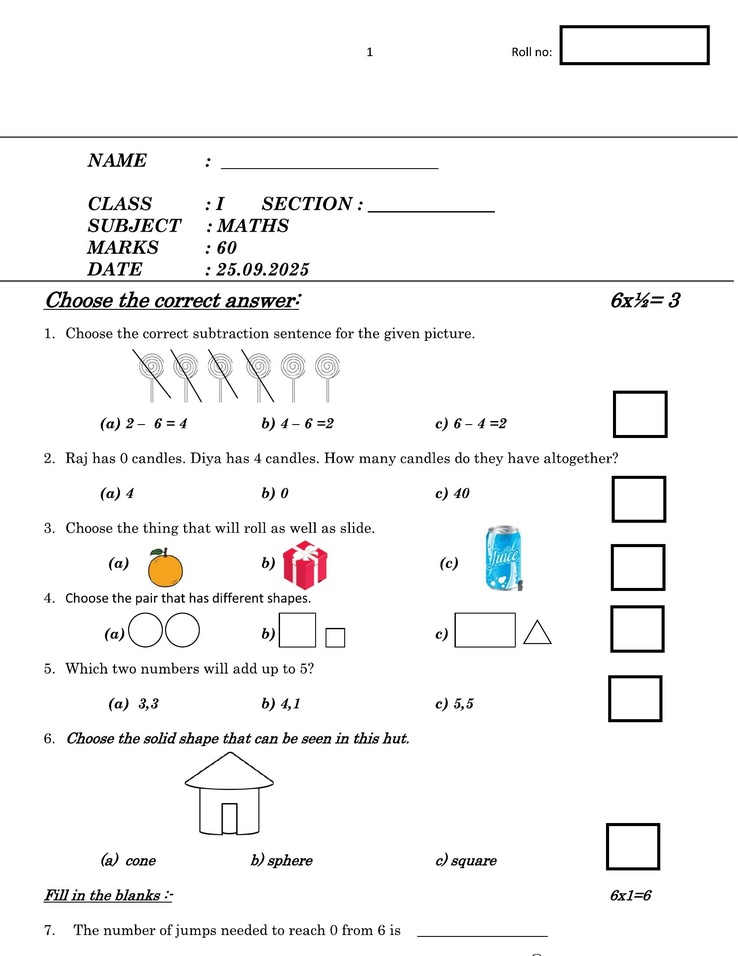
#> input picture Backend/data/1.jpg, 738 x 956 px, shrunk from 1700 x 2200 before the run, found by its file name
$ python 'Image preprocessing.py'
#> lines starting #> are read from the running program, lines starting #| are printed output that depends on the picture
# --- Auto Rotation Correction + Denoising + Enhancement (Strong Version) ---
import cv2
import numpy as np
from google.colab import files
from matplotlib import pyplot as plt

# Upload the test image
uploaded = files.upload()
#> the answer given: 1.jpg
image_path = list(uploaded.keys())[0]

# Load image and convert to grayscale
image = cv2.imread(image_path)
#> image is the input picture: shape (956, 738, 3); mean B, G, R 245.3, 245.3, 245.4
gray = cv2.cvtColor(image, cv2.COLOR_BGR2GRAY)

# --- 1. Noise Reduction ---
gray = cv2.fastNlMeansDenoising(gray, h=15)

# --- 2. Edge Detection ---
edges = cv2.Canny(gray, 50, 150)
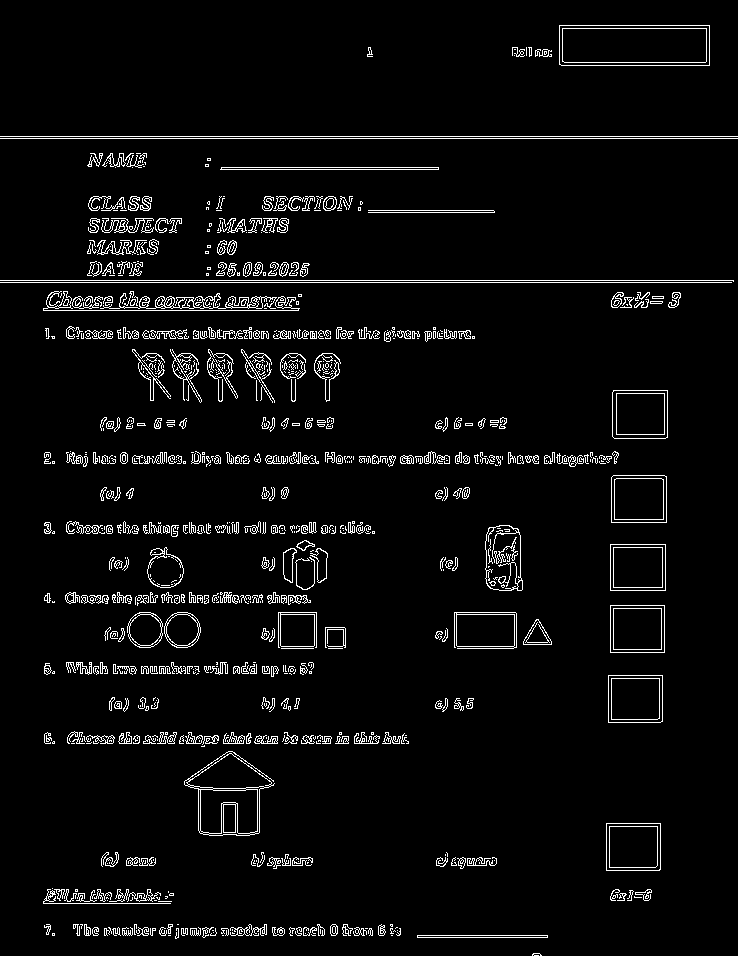
#> edges: shape (956, 738); 4.4% white in thin lines or dots

# --- 3. Use HoughLines + Angle Histogram for robust angle detection ---
lines = cv2.HoughLines(edges, 1, np.pi / 180, 120)
#> lines = 114 rows, first 8: [136, 1.57], [138, 1.57], [280, 1.57], [282, 1.57], [935, 1.57], [743, 1.57], [310, 1.57], [461, 1.57]
angles = []

if lines is not None:
    for rho, theta in lines[:, 0]:
        angle = np.degrees(theta)
        if angle > 180:
            angle -= 180
        if 45 < angle < 135:  # ignore near-verticals for upright documents
            angle -= 90
        if -45 < angle < 45:
            angles.append(angle)
#> this loop made 114 passes
#> (rho, theta, angle) on passes 1 to 12: (136, 1.57, 0), (138, 1.57, 0), (280, 1.57, 0), (282, 1.57, 0), (935, 1.57, 0), (743, 1.57, 0), (310, 1.57, 0), (461, 1.57, 0), (463, 1.57, 0), (338, 1.57, 0), (456, 1.57, 0), (458, 1.57, 0)
#> angle on passes 61, 62, 63, 64, 65, 67: 0, 1, -3, -1, 2, 1
#> after the loop, angles = 104 values, max 5 at index 94, min -4 at index 82, mean 0.25

if len(angles) > 0:
    median_angle = np.median(angles)
#> median_angle = 0
else:
    median_angle = 0

print(f"Detected tilt angle: {median_angle:.2f} degrees")
#| Detected tilt angle: 0.00 degrees

# --- 4. Rotate the image to fix the tilt ---
(h, w) = image.shape[:2]
#> h = 956; w = 738
center = (w // 2, h // 2)
#> center = (369, 478)
M = cv2.getRotationMatrix2D(center, median_angle, 1.0)
#> M = [[1, 0, 0], [0, 1, 0]]
rotated = cv2.warpAffine(image, M, (w, h), flags=cv2.INTER_CUBIC, borderMode=cv2.BORDER_REPLICATE)

# --- 5. Contrast + Brightness Enhancement ---
lab = cv2.cvtColor(rotated, cv2.COLOR_BGR2LAB)
#> lab: shape (956, 738, 3); mean of channels 0, 1, 2 245.8, 128.1, 128.1
l, a, b = cv2.split(lab)
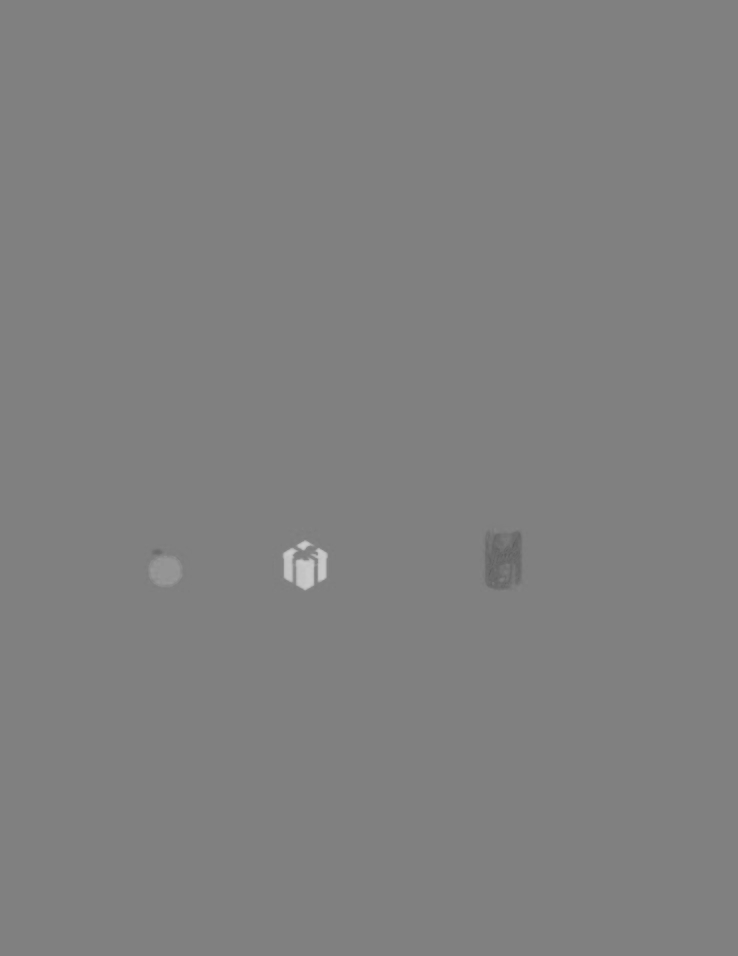
#> a: shape (956, 738); min 94, max 205, mean 128.1
clahe = cv2.createCLAHE(clipLimit=3.0, tileGridSize=(8, 8))
cl = clahe.apply(l)
merged = cv2.merge((cl, a, b))
#> merged: shape (956, 738, 3); mean of channels 0, 1, 2 244.8, 128.1, 128.1
enhanced = cv2.cvtColor(merged, cv2.COLOR_LAB2BGR)

# --- 6. Display Results ---
plt.figure(figsize=(14, 8))
plt.subplot(1, 2, 1)
plt.title("Original")
plt.imshow(cv2.cvtColor(image, cv2.COLOR_BGR2RGB))
plt.axis("off")

plt.subplot(1, 2, 2)
plt.title("Perfectly Upright + Enhanced")
plt.imshow(cv2.cvtColor(enhanced, cv2.COLOR_BGR2RGB))
plt.axis("off")
plt.show()
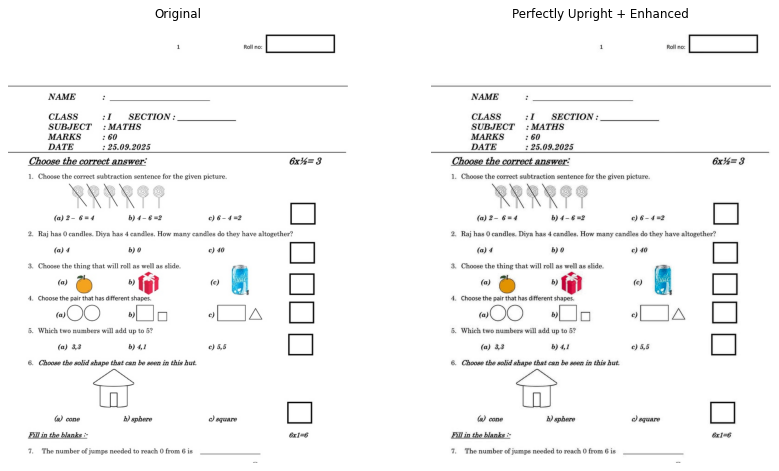
#> figure drawn by matplotlib, 2 panels

# --- 7. Save the output ---
cv2.imwrite("upright_enhanced.jpg", enhanced)
print("✅ Saved as upright_enhanced.jpg")
